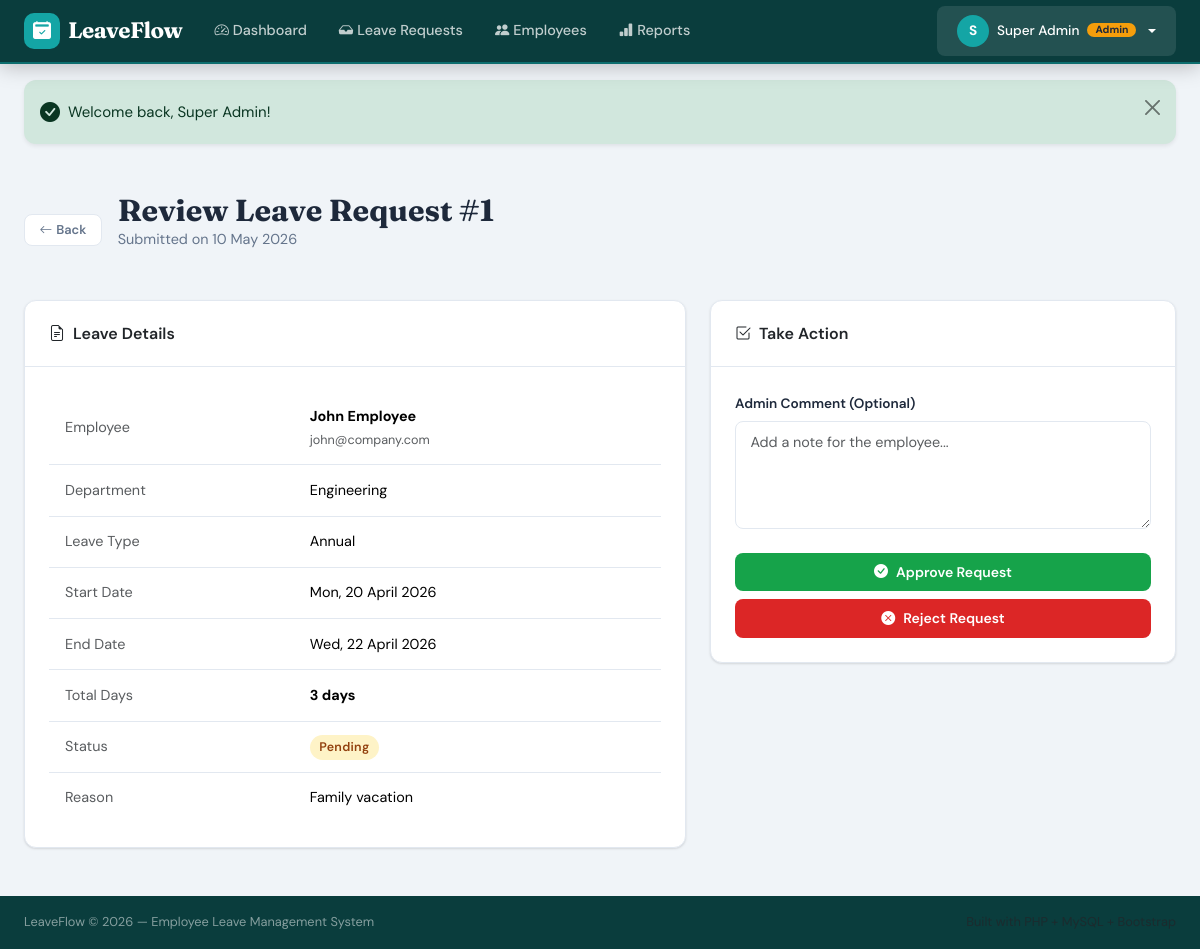
The app's page /admin/view_request.php?id=1 (signed in) with its own data.
### tables this page shows
CREATE TABLE leaves (
    id            INT AUTO_INCREMENT PRIMARY KEY,
    user_id       INT NOT NULL,
    leave_type    ENUM('Annual','Sick','Casual','Maternity','Paternity','Unpaid') NOT NULL,
    start_date    DATE NOT NULL,
    end_date      DATE NOT NULL,
    reason        TEXT NOT NULL,
    status        ENUM('Pending','Approved','Rejected') NOT NULL DEFAULT 'Pending',
    admin_comment TEXT DEFAULT NULL,
    applied_at    TIMESTAMP DEFAULT CURRENT_TIMESTAMP,
    updated_at    TIMESTAMP DEFAULT CURRENT_TIMESTAMP ON UPDATE CURRENT_TIMESTAMP,
    FOREIGN KEY (user_id) REFERENCES users(id) ON DELETE CASCADE
);

CREATE TABLE users (
    id         INT AUTO_INCREMENT PRIMARY KEY,
    name       VARCHAR(100)             NOT NULL,
    email      VARCHAR(150)             NOT NULL UNIQUE,
    password   VARCHAR(255)             NOT NULL,
    role       ENUM('admin','employee') NOT NULL DEFAULT 'employee',
    department VARCHAR(100)             DEFAULT NULL,
    created_at TIMESTAMP                DEFAULT CURRENT_TIMESTAMP
);

### admin/view_request.php (the view, shortened to what this page needs)
<?php
$db = getDB();
$id = (int)($_GET['id'] ?? 0);
$stmt = $db->prepare("
    SELECT l.*, u.name AS employee_name, u.email AS employee_email, u.department
    FROM leaves l
    JOIN users u ON u.id = l.user_id
    WHERE l.id = ?
    LIMIT 1
");
$stmt->execute([$id]);
$leave = $stmt->fetch();
$start = new DateTime($leave['start_date']);
$end   = new DateTime($leave['end_date']);
$days  = $start->diff($end)->days + 1;
$badge = match($leave['status']) {
    'Approved' => 'status-approved',
    'Rejected' => 'status-rejected',
    default    => 'status-pending',
};
include dirname(__DIR__) . '/components/head.php';
?>
<?php include dirname(__DIR__) . '/components/navbar.php'; ?>
<?php include dirname(__DIR__) . '/components/flash.php'; ?>
<div class="page-wrapper">
  <div class="container-fluid px-4">
    <div class="page-header d-flex align-items-center gap-3">
      <a href="/leave_management/admin/requests.php" class="btn btn-outline-secondary btn-sm">
        <i class="bi bi-arrow-left me-1"></i>Back
      </a>
      <div>
        <h1 class="page-title mb-0">Review Leave Request #<?= $id ?></h1>
        <p class="page-subtitle">Submitted on <?= date('d F Y', strtotime($leave['applied_at'])) ?></p>
      </div>
    </div>
    <div class="row g-4">
      <div class="col-lg-7">
        <div class="card animate-in">
          <div class="card-header">
            <i class="bi bi-file-earmark-text me-2"></i>Leave Details
          </div>
          <div class="card-body">
            <table class="table table-custom mb-0">
              <tbody>
                <tr>
                  <td class="text-muted fw-600" style="width:40%">Employee</td>
                  <td>
                    <strong><?= htmlspecialchars($leave['employee_name']) ?></strong><br>
                    <small class="text-muted"><?= htmlspecialchars($leave['employee_email']) ?></small>
                  </td>
                </tr>
                <tr>
                  <td class="text-muted fw-600">Department</td>
                  <td><?= htmlspecialchars($leave['department'] ?? '—') ?></td>
                </tr>
                <tr>
                  <td class="text-muted fw-600">Leave Type</td>
                  <td><?= htmlspecialchars($leave['leave_type']) ?></td>
                </tr>
                <tr>
                  <td class="text-muted fw-600">Start Date</td>
                  <td><?= date('D, d F Y', strtotime($leave['start_date'])) ?></td>
                </tr>
                <tr>
                  <td class="text-muted fw-600">End Date</td>
                  <td><?= date('D, d F Y', strtotime($leave['end_date'])) ?></td>
                </tr>
                <tr>
                  <td class="text-muted fw-600">Total Days</td>
                  <td><strong><?= $days ?> day<?= $days > 1 ? 's' : '' ?></strong></td>
                </tr>
                <tr>
                  <td class="text-muted fw-600">Status</td>
                  <td><span class="badge-status <?= $badge ?>"><?= $leave['status'] ?></span></td>
                </tr>
                <tr>
                  <td class="text-muted fw-600">Reason</td>
                  <td><?= nl2br(htmlspecialchars($leave['reason'])) ?></td>
                </tr>
              </tbody>
            </table>
          </div>
        </div>
      </div>
      <div class="col-lg-5">
        <div class="card animate-in delay-1">
          <div class="card-header">
            <i class="bi bi-check2-square me-2"></i>Take Action
          </div>
          <div class="card-body">
            <form method="POST" action="">
              <div class="mb-4">
                <label class="form-label">Admin Comment (Optional)</label>
                <textarea name="admin_comment" class="form-control" rows="4"
                          placeholder="Add a note for the employee..."><?= htmlspecialchars($leave['admin_comment'] ?? '') ?></textarea>
              </div>
              <div class="d-grid gap-2">
                <button type="submit" name="action" value="Approved"
                        class="btn btn-success"
                        onclick="return confirm('Approve this leave request?')">
                  <i class="bi bi-check-circle-fill me-2"></i>Approve Request
                </button>
                <button type="submit" name="action" value="Rejected"
                        class="btn btn-danger"
                        onclick="return confirm('Reject this leave request?')">
                  <i class="bi bi-x-circle-fill me-2"></i>Reject Request
                </button>
              </div>
            </form>
          </div>
        </div>
      </div>
    </div>
  </div>
</div>
<?php include dirname(__DIR__) . '/components/footer.php'; ?>

### assets/css/style.css (style rules this page uses)
:root { --primary: #0d6e6e; --primary-light: #14a5a5; --primary-dark: #084f4f; --accent: #f59e0b; --accent-light: #fcd34d; --danger: #dc2626; --success: #16a34a; --warning: #d97706; --bg-body: #f0f4f8; --bg-card: #ffffff; --bg-nav: #0a3d3d; --text-primary: #1e293b; --text-secondary: #64748b; --text-muted: #94a3b8; --border: #e2e8f0; --shadow-sm: 0 1px 3px rgba(0,0,0,.08), 0 1px 2px rgba(0,0,0,.06); --shadow-md: 0 4px 16px rgba(0,0,0,.10); --shadow-lg: 0 10px 40px rgba(0,0,0,.12); --radius-sm: 8px; --radius-md: 12px; --radius-lg: 20px; --font-body: 'DM Sans', sans-serif; --font-display: 'Fraunces', serif; --nav-height: 64px; }
*, *::before, *::after { box-sizing: border-box; }
html { scroll-behavior: smooth; }
body { font-family: var(--font-body); background-color: var(--bg-body); color: var(--text-primary); min-height: 100vh; display: flex; flex-direction: column; font-size: 15px; line-height: 1.6; }
.page-wrapper { flex: 1; padding: 2rem 0 3rem; }
.page-header { margin-bottom: 2rem; }
.page-title { font-family: var(--font-display); font-size: 1.9rem; font-weight: 700; color: var(--text-primary); margin-bottom: .25rem; }
.page-subtitle { color: var(--text-secondary); font-size: .9rem; }
.card { background: var(--bg-card); border: 1px solid var(--border); border-radius: var(--radius-md); box-shadow: var(--shadow-sm); transition: box-shadow .2s; }
.card-header { background: transparent; border-bottom: 1px solid var(--border); padding: 1.25rem 1.5rem; font-weight: 600; font-size: 1rem; }
.card-body { padding: 1.5rem; }
.badge-status { padding: .35em .75em; border-radius: 50px; font-size: .78rem; font-weight: 600; letter-spacing: .3px; }
.status-pending { background: #fef3c7; color: #92400e; }
.table-custom { border-collapse: separate; border-spacing: 0; }
.table-custom tbody td { padding: .85rem 1rem; border-bottom: 1px solid var(--border); vertical-align: middle; font-size: .9rem; }
.table-custom tbody tr:last-child td { border-bottom: none; }
.form-label { font-weight: 600; font-size: .85rem; color: var(--text-primary); margin-bottom: .4rem; }
.form-control, .form-select { border: 1.5px solid var(--border); border-radius: var(--radius-sm); padding: .6rem .9rem; font-size: .9rem; transition: border-color .2s, box-shadow .2s; font-family: var(--font-body); }
textarea.form-control { resize: vertical; min-height: 100px; }
.btn { font-family: var(--font-body); font-weight: 600; font-size: .875rem; border-radius: var(--radius-sm); padding: .55rem 1.25rem; transition: all .2s; border: none; }
.btn-success { background: var(--success); color: white; }
.btn-danger { background: var(--danger); color: white; }
.btn-outline-secondary { border: 1.5px solid var(--border); color: var(--text-secondary); background: white; }
.btn-sm { font-size: .8rem; padding: .35rem .9rem; }
.animate-in { animation: fadeInUp .35s ease both; }
.delay-1 { animation-delay: .05s; }

### records on screen
leaves: applied_at "10 May 2026", user.name "John Employee", user.email "john@company.com", user.department "Engineering", leave_type "Annual", start_date "Mon, 20 April 2026", end_date "Wed, 22 April 2026", days "3", status "Pending", reason "Family vacation"

### other values on screen
substr($user['name'], 0, 1) "S"
$user['name'] "Super Admin"
$flash['message'] "Welcome back, Super Admin!"
$id "1"
